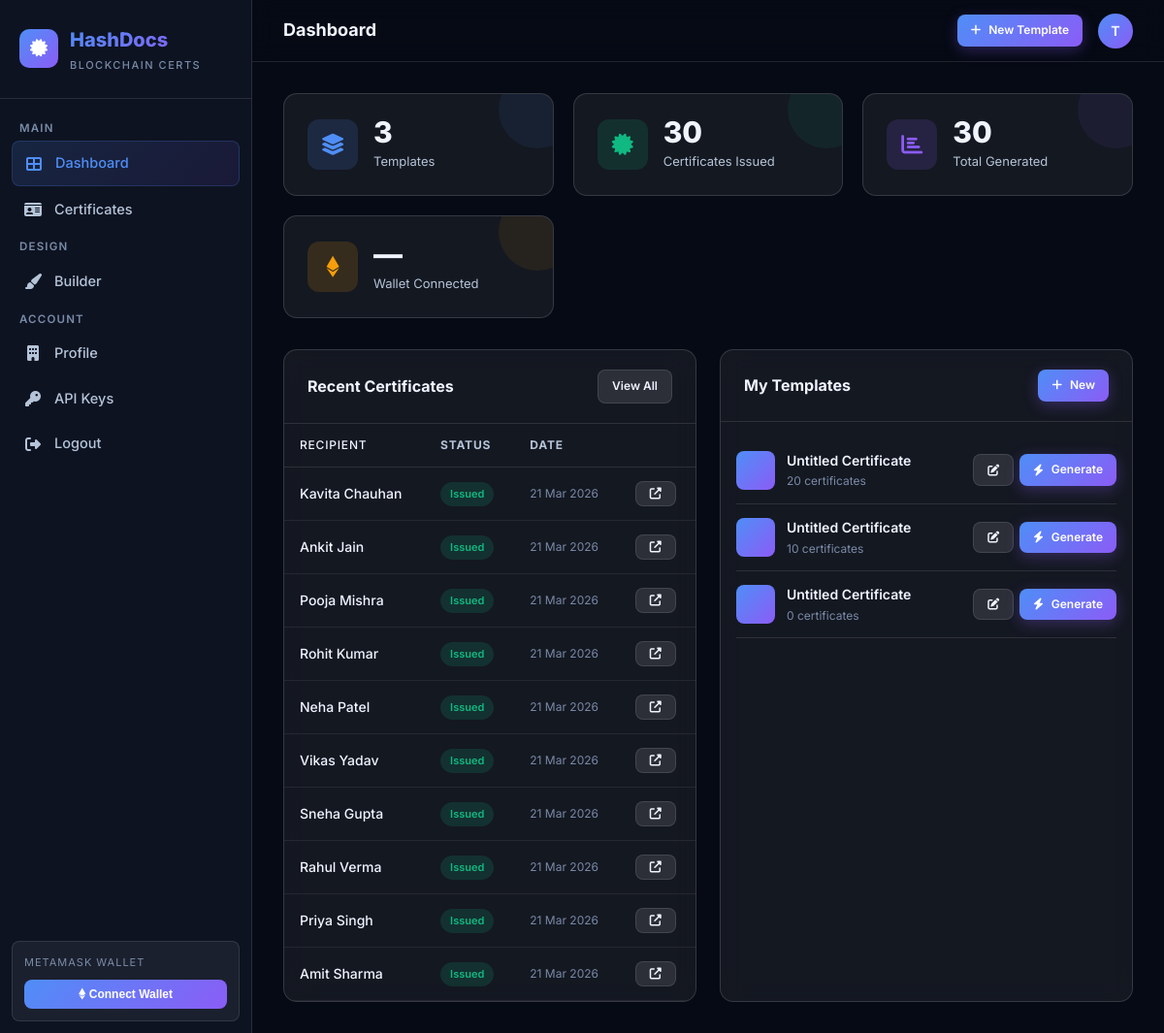
/dashboard/ (signed in), run on the app's committed database.
### accounts/models.py (models this page shows, shortened)
class Organization(AbstractBaseUser, PermissionsMixin):
    id = models.UUIDField(primary_key=True, default=uuid.uuid4, editable=False)
    email = models.EmailField(unique=True)
    name = models.CharField(max_length=255)
    phone = models.CharField(max_length=20, blank=True)
    website = models.URLField(blank=True)
    address = models.TextField(blank=True)
    logo = models.ImageField(upload_to='org_logos/', blank=True, null=True)
    wallet_address = models.CharField(max_length=42, blank=True, help_text='MetaMask Ethereum wallet address')
    is_active = models.BooleanField(default=True)
    is_staff = models.BooleanField(default=False)
    is_verified = models.BooleanField(default=False, help_text='KYC verified')
    date_joined = models.DateTimeField(auto_now_add=True)
    updated_at = models.DateTimeField(auto_now=True)
    USERNAME_FIELD = 'email'
    REQUIRED_FIELDS = ['name']
    objects = OrganizationManager()
    class Meta:
        verbose_name = 'Organization'
        verbose_name_plural = 'Organizations'

### certificates/models.py (models this page shows, shortened)
class Certificate(models.Model):
    STATUS_CHOICES = [
        ('pending', 'Pending'),
        ('issued', 'Issued'),
        ('revoked', 'Revoked'),
    ]
    id = models.UUIDField(primary_key=True, default=uuid.uuid4, editable=False)
    template = models.ForeignKey(
        CertificateTemplate,
        on_delete=models.SET_NULL,
        null=True,
        related_name='certificates'
    )
    organization = models.ForeignKey(
        settings.AUTH_USER_MODEL,
        on_delete=models.CASCADE,
        related_name='certificates'
    )
    recipient_name = models.CharField(max_length=255)
    recipient_email = models.EmailField(blank=True)
    extra_data = models.JSONField(default=dict, help_text='Additional CSV fields used in template')
    certificate_image = models.ImageField(upload_to='certificates/', blank=True, null=True)
    ipfs_cid = models.CharField(max_length=255, blank=True, help_text='IPFS Content ID')
    ipfs_url = models.URLField(blank=True)
    cert_hash = models.CharField(max_length=66, blank=True, help_text='SHA-256 hash of certificate')
    tx_hash = models.CharField(max_length=66, blank=True, help_text='Blockchain transaction hash')
    wallet_signature = models.TextField(blank=True, help_text='MetaMask signature of hash')
    qr_code = models.ImageField(upload_to='qr_codes/', blank=True, null=True)
    verification_url = models.URLField(blank=True)
    status = models.CharField(max_length=20, choices=STATUS_CHOICES, default='issued')
    issued_at = models.DateTimeField(auto_now_add=True)
    updated_at = models.DateTimeField(auto_now=True)
    class Meta:
        ordering = ['-issued_at']

class CertificateTemplate(models.Model):
    CATEGORIES = [
        ('academic', 'Academic'),
        ('professional', 'Professional'),
        ('completion', 'Completion'),
        ('achievement', 'Achievement'),
        ('participation', 'Participation'),
        ('custom', 'Custom'),
    ]
    id = models.UUIDField(primary_key=True, default=uuid.uuid4, editable=False)
    organization = models.ForeignKey(
        settings.AUTH_USER_MODEL,
        on_delete=models.CASCADE,
        related_name='templates'
    )
    name = models.CharField(max_length=255)
    category = models.CharField(max_length=50, choices=CATEGORIES, default='custom')
    canvas_json = models.JSONField(default=dict, help_text='Fabric.js canvas JSON data')
    background_color = models.CharField(max_length=7, default='#ffffff')
    thumbnail = models.ImageField(upload_to='template_thumbnails/', blank=True, null=True)
    width = models.IntegerField(default=1000)
    height = models.IntegerField(default=700)
    created_at = models.DateTimeField(auto_now_add=True)
    updated_at = models.DateTimeField(auto_now=True)
    class Meta:
        ordering = ['-updated_at']
    @property
    def certificate_count(self):
        return self.certificates.count()

### certificates/views.py (the view)
# urls.py: path('', views.dashboard, name='dashboard'),
@login_required
def dashboard(request):
    org = request.user
    templates = CertificateTemplate.objects.filter(organization=org)
    certificates = Certificate.objects.filter(organization=org)
    recent_certs = certificates[:10]
    stats = {
        'templates': templates.count(),
        'total': certificates.count(),
        'issued': certificates.filter(status='issued').count(),
        'pending': certificates.filter(status='pending').count(),
    }
    return render(request, 'dashboard/dashboard.html', {
        'stats': stats,
        'recent_certs': recent_certs,
        'templates': templates[:6],
    })

### templates/dashboard/dashboard.html (shortened to what this page needs)
{% extends 'dashboard/base_dashboard.html' %}
{% block page_title %}Dashboard{% endblock %}
{% block page_content %}
<div class="stat-grid">
    <div class="stat-card blue">
        <div class="stat-icon blue"><i class="fas fa-layer-group"></i></div>
        <div class="stat-info">
            <div class="stat-value">{{ stats.templates }}</div>
            <div class="stat-label">Templates</div>
        </div>
    </div>
    <div class="stat-card green">
        <div class="stat-icon green"><i class="fas fa-certificate"></i></div>
        <div class="stat-info">
            <div class="stat-value">{{ stats.issued }}</div>
            <div class="stat-label">Certificates Issued</div>
        </div>
    </div>
    <div class="stat-card purple">
        <div class="stat-icon purple"><i class="fas fa-chart-bar"></i></div>
        <div class="stat-info">
            <div class="stat-value">{{ stats.total }}</div>
            <div class="stat-label">Total Generated</div>
        </div>
    </div>
    <div class="stat-card gold">
        <div class="stat-icon gold"><i class="fab fa-ethereum"></i></div>
        <div class="stat-info">
            <div class="stat-value">{% if request.user.wallet_address %}✓{% else %}—{% endif %}</div>
            <div class="stat-label">Wallet Connected</div>
        </div>
    </div>
</div>
<div style="display:grid;grid-template-columns:1fr 1fr;gap:24px;">
    <div class="card">
        <div class="card-header">
            <span class="card-title">Recent Certificates</span>
            <a href="{% url 'certificate_list' %}" class="btn btn-secondary btn-sm">View All</a>
        </div>
        <div class="table-wrap">
            <table class="data-table">
                <thead>
                    <tr>
                        <th>Recipient</th>
                        <th>Status</th>
                        <th>Date</th>
                        <th></th>
                    </tr>
                </thead>
                <tbody>
                    {% for cert in recent_certs %}
                    <tr>
                        <td>{{ cert.recipient_name }}</td>
                        <td><span class="badge badge-success">{{ cert.status|title }}</span></td>
                        <td style="font-size:12px;color:var(--text-muted);">{{ cert.issued_at|date:"d M Y" }}</td>
                        <td>
                            <a href="{% url 'verify_certificate' cert.id %}" target="_blank" class="btn btn-secondary btn-sm">
                                <i class="fas fa-external-link-alt"></i>
                            </a>
                        </td>
                    </tr>
                    {% empty %}
                    <tr>
                        <td colspan="4" style="text-align:center;padding:32px;color:var(--text-muted);">
                            No certificates yet. <a href="{% url 'template_list' %}" style="color:var(--blue);">Create your first template →</a>
                        </td>
                    </tr>
                    {% endfor %}
                </tbody>
            </table>
        </div>
    </div>
    <div class="card">
        <div class="card-header">
            <span class="card-title">My Templates</span>
            <a href="{% url 'template_create' %}" class="btn btn-gradient btn-sm">
                <i class="fas fa-plus"></i> New
            </a>
        </div>
        <div class="card-body" style="padding:16px;">
            {% if templates %}
                {% for t in templates %}
                <div style="display:flex;align-items:center;justify-content:space-between;padding:12px 0;border-bottom:1px solid var(--border);">
                    <div style="display:flex;align-items:center;gap:12px;">
                        <div style="width:40px;height:40px;background:linear-gradient(135deg,var(--blue),var(--purple));border-radius:8px;display:flex;align-items:center;justify-content:center;font-size:16px;">
                        </div>
                        <div>
                            <div style="font-weight:600;font-size:14px;">{{ t.name }}</div>
                            <div style="font-size:12px;color:var(--text-muted);">{{ t.certificate_count }} certificate{{ t.certificate_count|pluralize }}</div>
                        </div>
                    </div>
                    <div style="display:flex;gap:6px;">
                        <a href="{% url 'template_edit' t.id %}" class="btn btn-secondary btn-sm"><i class="fas fa-edit"></i></a>
                        <a href="{% url 'bulk_generate_page' t.id %}" class="btn btn-gradient btn-sm"><i class="fas fa-bolt"></i> Generate</a>
                    </div>
                </div>
                {% endfor %}
            {% endif %}
        </div>
    </div>
</div>
{% endblock %}

### templates/dashboard/base_dashboard.html (shortened to what this page needs)
{% extends 'base.html' %}
{% load static %}
{% block content %}
<div class="app-layout">
    <aside class="sidebar">
        <div class="sidebar-logo">
            <div class="logo-icon">
                <i class="fas fa-certificate" style="color:white;"></i>
            </div>
            <div>
                <div class="logo-text">HashDocs</div>
                <div class="logo-sub">Blockchain Certs</div>
            </div>
        </div>
        <nav class="sidebar-nav">
            <span class="nav-section-label">Main</span>
            <a href="{% url 'dashboard' %}" class="nav-item {% if request.resolver_match.url_name == 'dashboard' %}active{% endif %}">
                <i class="fas fa-th-large nav-icon"></i> Dashboard
            </a>
            <a href="{% url 'certificate_list' %}" class="nav-item {% if request.resolver_match.url_name == 'certificate_list' %}active{% endif %}">
                <i class="fas fa-id-card nav-icon"></i> Certificates
            </a>
            <span class="nav-section-label">Design</span>
            <a href="{% url 'template_list' %}" class="nav-item {% if 'template' in request.resolver_match.url_name %}active{% endif %}">
                <i class="fas fa-paint-brush nav-icon"></i> Builder
            </a>
            <span class="nav-section-label">Account</span>
            <a href="{% url 'profile' %}" class="nav-item {% if request.resolver_match.url_name == 'profile' %}active{% endif %}">
                <i class="fas fa-building nav-icon"></i> Profile
            </a>
            <a href="{% url 'api_keys' %}" class="nav-item {% if 'api_key' in request.resolver_match.url_name %}active{% endif %}">
                <i class="fas fa-key nav-icon"></i> API Keys
            </a>
            <a href="{% url 'logout' %}" class="nav-item">
                <i class="fas fa-sign-out-alt nav-icon"></i> Logout
            </a>
        </nav>
        <div class="wallet-badge" id="wallet-section">
            {% if request.user.wallet_address %}
                <div class="wallet-label">Connected Wallet</div>
                <div class="wallet-addr">{{ request.user.wallet_address|slice:":10" }}...{{ request.user.wallet_address|slice:"-4:" }}</div>
            {% else %}
                <div class="wallet-label" style="margin-bottom:8px;">MetaMask Wallet</div>
                <button class="wallet-connect-btn" onclick="connectMetaMask()">
                    <i class="fab fa-ethereum"></i> Connect Wallet
                </button>
            {% endif %}
        </div>
    </aside>
    <div class="main-content">
        <header class="topbar">
            <div class="topbar-title">{% block page_title %}Dashboard{% endblock %}</div>
            <div class="topbar-actions">
                <a href="{% url 'template_create' %}" class="btn btn-gradient btn-sm">
                    <i class="fas fa-plus"></i> New Template
                </a>
                <div class="avatar" title="{{ request.user.name }}">
                    {{ request.user.name|slice:":1"|upper }}
                </div>
            </div>
        </header>
        <main class="page-body">
            {% block page_content %}{% endblock %}
        </main>
    </div>
</div>
{% endblock %}

### templates/dashboard/base_dashboard.html (style rules this page uses)
.app-layout { display:flex; }

### data on the page
Organization: user.name "T"
Certificate: recipient_name "Kavita Chauhan", status "Issued", issued_at "21 Mar 2026"
Certificate: recipient_name "Ankit Jain", status "Issued", issued_at "21 Mar 2026"
Certificate: recipient_name "Pooja Mishra", status "Issued", issued_at "21 Mar 2026"
Certificate: recipient_name "Rohit Kumar", status "Issued", issued_at "21 Mar 2026"
Certificate: recipient_name "Neha Patel", status "Issued", issued_at "21 Mar 2026"
Certificate: recipient_name "Vikas Yadav", status "Issued", issued_at "21 Mar 2026"
Certificate: recipient_name "Sneha Gupta", status "Issued", issued_at "21 Mar 2026"
Certificate: recipient_name "Rahul Verma", status "Issued", issued_at "21 Mar 2026"
Certificate: recipient_name "Priya Singh", status "Issued", issued_at "21 Mar 2026"
Certificate: recipient_name "Amit Sharma", status "Issued", issued_at "21 Mar 2026"
CertificateTemplate: name "Untitled Certificate", certificate_count "20"
CertificateTemplate: name "Untitled Certificate", certificate_count "10"
CertificateTemplate: name "Untitled Certificate", certificate_count "0"

### other printed values
{{ stats.templates }} "3"
{{ stats.issued }} "30"
{{ stats.total }} "30"
